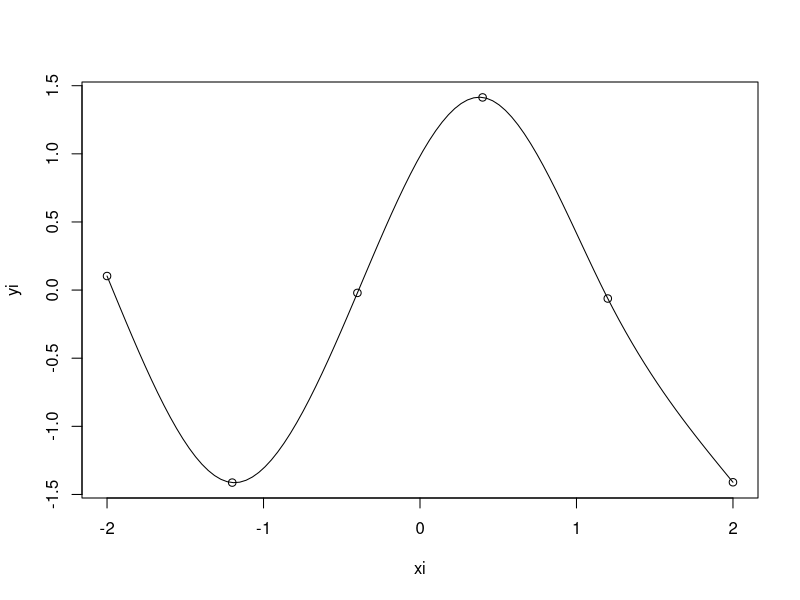

R code for this plot:
## ---- chunk 1
N = 15
xi <- seq(-2, 2, len=6)
yi <- sin((N-5)/(N-10)*xi) + cos((N-5)/(N-10)*xi)
plot(xi, yi)
lines(spline(xi, yi, method="natural", n=100))

